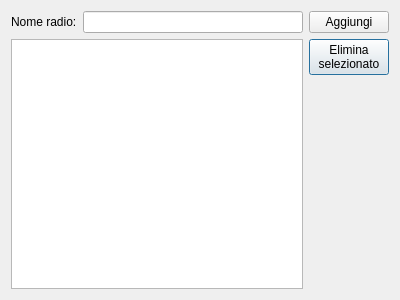
<?xml version="1.0" encoding="UTF-8"?>
<ui version="4.0">
 <class>MiaRadio</class>
 <widget class="QDialog" name="MiaRadio">
  <property name="geometry">
   <rect>
    <x>0</x>
    <y>0</y>
    <width>400</width>
    <height>300</height>
   </rect>
  </property>
  <property name="windowTitle">
   <string>Le mie radio</string>
  </property>
  <layout class="QGridLayout" name="gridLayout_2">
   <item row="1" column="2">
    <widget class="QPushButton" name="eliminaRadioOK">
     <property name="text">
      <string>Elimina
selezionato</string>
     </property>
    </widget>
   </item>
   <item row="0" column="2">
    <widget class="QPushButton" name="nomeRadioOK">
     <property name="text">
      <string>Aggiungi</string>
     </property>
    </widget>
   </item>
   <item row="0" column="0">
    <widget class="QLabel" name="label">
     <property name="text">
      <string>Nome radio:</string>
     </property>
    </widget>
   </item>
   <item row="0" column="1">
    <widget class="QLineEdit" name="nomeRadio"/>
   </item>
   <item row="2" column="2">
    <spacer name="verticalSpacer">
     <property name="orientation">
      <enum>Qt::Orientation::Vertical</enum>
     </property>
     <property name="sizeHint" stdset="0">
      <size>
       <width>20</width>
       <height>40</height>
      </size>
     </property>
    </spacer>
   </item>
   <item row="1" column="0" rowspan="2" colspan="2">
    <widget class="QListWidget" name="radioList">
     <property name="selectionBehavior">
      <enum>QAbstractItemView::SelectionBehavior::SelectRows</enum>
     </property>
    </widget>
   </item>
  </layout>
 </widget>
 <tabstops>
  <tabstop>nomeRadio</tabstop>
  <tabstop>nomeRadioOK</tabstop>
  <tabstop>radioList</tabstop>
  <tabstop>eliminaRadioOK</tabstop>
 </tabstops>
 <resources/>
 <connections/>
</ui>
